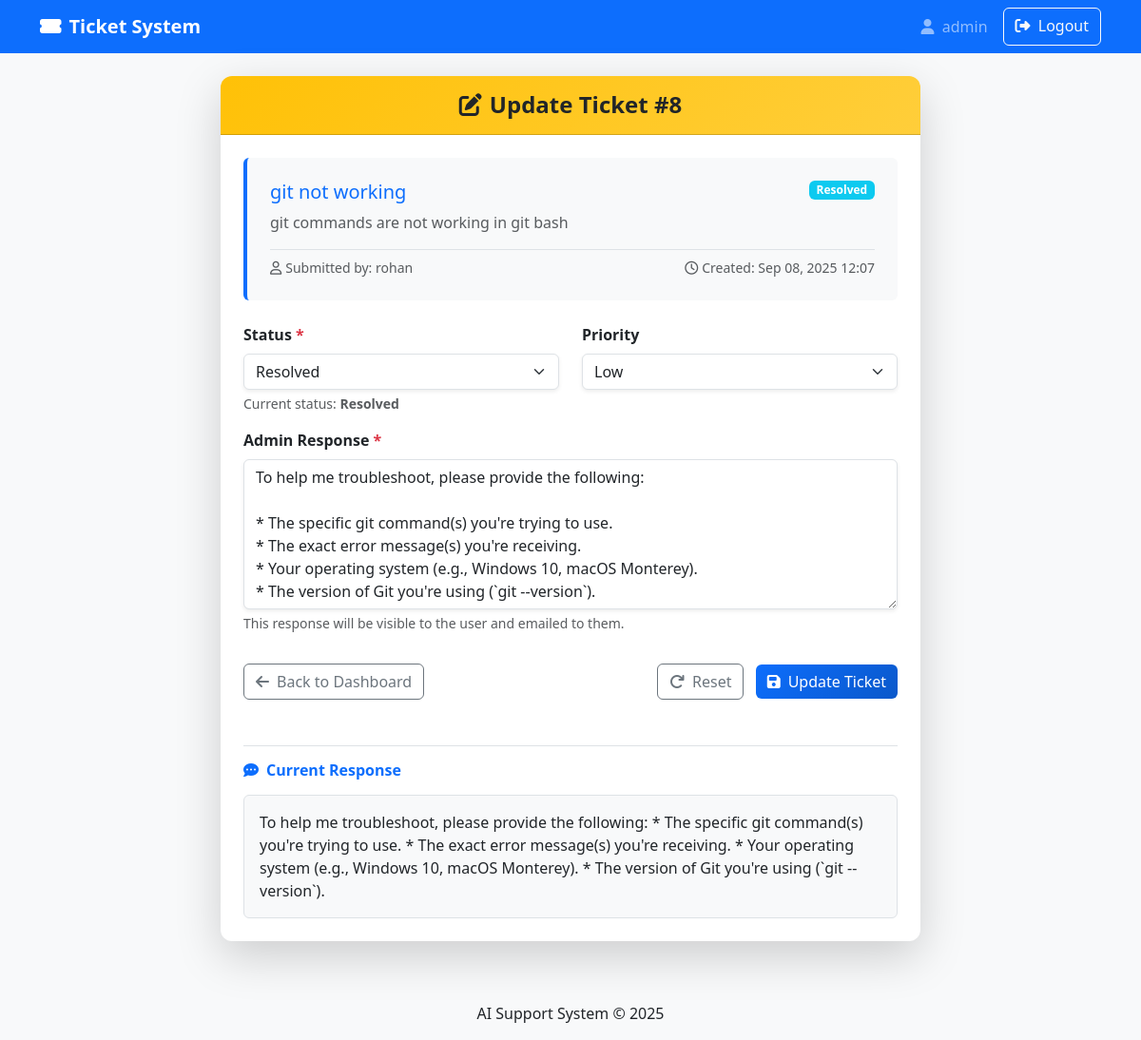
Screenshot of /update/8/ (signed in) with the database file from the repository.
### tickets/models.py (models this page shows, shortened)
class Ticket(models.Model):
    STATUS_CHOICES = [
        ('open', 'Open'),
        ('in_progress', 'In Progress'),
        ('resolved', 'Resolved'),
    ]
    CATERGORY_CHOICES = [
        ('billing', 'Billing'),
        ('technical', 'Technical'),
        ('general', 'General Inquiry'),
    ]
    user = models.ForeignKey(User, on_delete=models.CASCADE, related_name="tickets")
    title = models.CharField(max_length=200)
    description = models.TextField()
    status = models.CharField(max_length=20, choices=STATUS_CHOICES, default='open')
    category = models.CharField(max_length=50, choices=CATERGORY_CHOICES, default='general')
    response = models.TextField(blank=True, null=True)
    created_at = models.DateTimeField(auto_now_add=True)

### tickets/views.py (the view)
# urls.py: path("update/<int:ticket_id>/", views.update_ticket_status, name="update_ticket"),
@login_required
def update_ticket_status(request, ticket_id):
    if request.user.is_staff:
        ticket = Ticket.objects.get(id=ticket_id)
        if request.method == "POST":
            status = request.POST.get("status")
            response = request.POST.get("response")
            ticket.response = response
            ticket.status = status
            ticket.save()
            return redirect("home")
        else:
            if not ticket.response:
                ticket.response = generate_ticket_reply(ticket.title, ticket.description)
        return render(request, "update_ticket.html", {"ticket": ticket})
    return redirect("home")

### templates/update_ticket.html (shortened to what this page needs)
{% extends "base.html" %}
{% block content %}
<div class="row justify-content-center">
    <div class="col-md-10 col-lg-8">
        <div class="card shadow-lg">
            <div class="card-header bg-gradient-warning text-dark text-center py-3">
                <h4 class="card-title mb-0 fw-bold"><i class="fas fa-edit me-2"></i>Update Ticket #{{ ticket.id }}</h4>
            </div>
            <div class="card-body p-4">
                <div class="mb-4 p-4 border-start border-4 border-primary rounded bg-light-subtle">
                    <div class="d-flex justify-content-between align-items-start mb-2">
                        <h5 class="card-title text-primary mb-0">{{ ticket.title }}</h5>
                        <span class="badge {% if ticket.status == 'open' %}bg-success{% elif ticket.status == 'in_progress' %}bg-warning{% else %}bg-info{% endif %}">
                            {{ ticket.status|title }}
                        </span>
                    </div>
                    <p class="card-text text-muted">{{ ticket.description }}</p>
                    <div class="d-flex justify-content-between mt-3 pt-2 border-top">
                        <small class="text-muted">
                            <i class="far fa-user me-1"></i>Submitted by: {{ ticket.user.username }}
                        </small>
                        <small class="text-muted">
                            <i class="far fa-clock me-1"></i>Created: {{ ticket.created_at|date:"M d, Y H:i" }}
                        </small>
                    </div>
                </div>
                <form method="post">
                    <div class="row">
                        <div class="col-md">
                            <div class="mb-3">
                                <label for="status" class="form-label fw-semibold">Status <span class="text-danger">*</span></label>
                                <select name="status" id="status" class="form-select shadow-sm">
                                    <option value="resolved" {% if ticket.status == "resolved" %}selected{% endif %}>Resolved</option>
                                </select>
                                <div class="form-text">Current status: <span class="fw-semibold">{{ ticket.status|title }}</span></div>
                            </div>
                        </div>
                        <div class="col-md-6">
                            <div class="mb-3">
                                <label for="priority" class="form-label fw-semibold">Priority</label>
                                <select name="priority" id="priority" class="form-select shadow-sm">
                                    <option value="low" {% if ticket.priority == "low" %}selected{% endif %}>Low</option>
                                </select>
                            </div>
                        </div>
                    </div>
                    <div class="mb-4">
                        <label for="response" class="form-label fw-semibold">Admin Response <span class="text-danger">*</span></label>
                        <textarea name="response" id="response" class="form-control shadow-sm" rows="6"
                                  placeholder="Enter your detailed response to the user here...">{% if ticket.response %}{{ ticket.response }}{% endif %}</textarea>
                        <div class="form-text">This response will be visible to the user and emailed to them.</div>
                    </div>
                    <div class="d-flex justify-content-between mt-4 pt-2">
                        <a href="{% url 'home' %}" class="btn btn-outline-secondary">
                            <i class="fas fa-arrow-left me-2"></i>Back to Dashboard
                        </a>
                        <div>
                            <button type="reset" class="btn btn-outline-secondary me-2">
                                <i class="fas fa-redo me-2"></i>Reset
                            </button>
                            <button type="submit" class="btn btn-primary gradient-btn">
                                <i class="fas fa-save me-2"></i>Update Ticket
                            </button>
                        </div>
                    </div>
                </form>
                {% if ticket.response %}
                <div class="mt-5 pt-3 border-top">
                    <h6 class="fw-bold text-primary mb-3"><i class="fas fa-comment-dots me-2"></i>Current Response</h6>
                    <div class="p-3 border rounded bg-light">
                        <p class="mb-0">{{ ticket.response }}</p>
                    </div>
                </div>
                {% endif %}
            </div>
        </div>
    </div>
</div>
{% endblock %}

### templates/base.html (shortened to what this page needs)
<!DOCTYPE html>
<html lang="en">
<head>
    <link href="https://cdn.jsdelivr.net/npm/bootstrap@5.3.0/dist/css/bootstrap.min.css" rel="stylesheet">
    <link href="https://cdnjs.cloudflare.com/ajax/libs/font-awesome/6.4.0/css/all.min.css" rel="stylesheet">
</head>
<body>
    <nav class="navbar navbar-expand-lg navbar-dark bg-primary">
        <div class="container">
            <a class="navbar-brand" href="{% url 'home' %}">
                <i class="fas fa-ticket-alt me-2"></i>Ticket System
            </a>
            <div class="navbar-nav ms-auto">
                {% if request.user.is_authenticated %}
                    <span class="navbar-text me-3">
                        <i class="fas fa-user me-1"></i> {{ request.user.username }}
                    </span>
                    <a class="btn btn-outline-light" href="{% url 'logout' %}">
                        <i class="fas fa-sign-out-alt me-1"></i> Logout
                    </a>
                {% endif %}
            </div>
        </div>
    </nav>
    <div class="container mt-4">
        {% block content %}
        {% endblock %}
    </div>
    <footer class="mt-5 py-3 bg-light">
        <div class="container text-center">
            <p class="mb-0">AI Support System &copy; {% now "Y" %}</p>
        </div>
    </footer>
</body>
</html>

### templates/base.html (style rules this page uses)
body { background-color: #f8f9fa; }
.navbar-brand { font-weight: bold; }

### templates/update_ticket.html (style rules this page uses)
.card { border: none; border-radius: 12px; }
.card-header { border-radius: 12px 12px 0 0 !important; }
.bg-gradient-warning { background: linear-gradient(135deg, #ffc107 0%, #ffce3a 100%); }
textarea.form-control { min-height: 150px; resize: vertical; }
.bg-light-subtle { background-color: #f8f9fa !important; }
.gradient-btn { background: linear-gradient(135deg, #0d6efd 0%, #0a58ca 100%); border: none; transition: all 0.3s ease; }
.shadow-sm { box-shadow: 0 0.125rem 0.25rem rgba(0, 0, 0, 0.075) !important; }
.border-primary { border-color: #0d6efd !important; }

### rows the page displays
Ticket: id "8", title "git not working", status "Resolved", description "git commands are not working in git bash", user.username "rohan", created_at "Sep 08, 2025 12:07", response "To help me troubleshoot, please provide the following: * The specific git command(s) you're trying to use. * The exact error message(s) you're receiving. * Your operating system (e.g., Windows 10, macOS Monterey). * The version of Git you're using (`git --version`)."

### other values shown
{{ request.user.username }} "admin"
